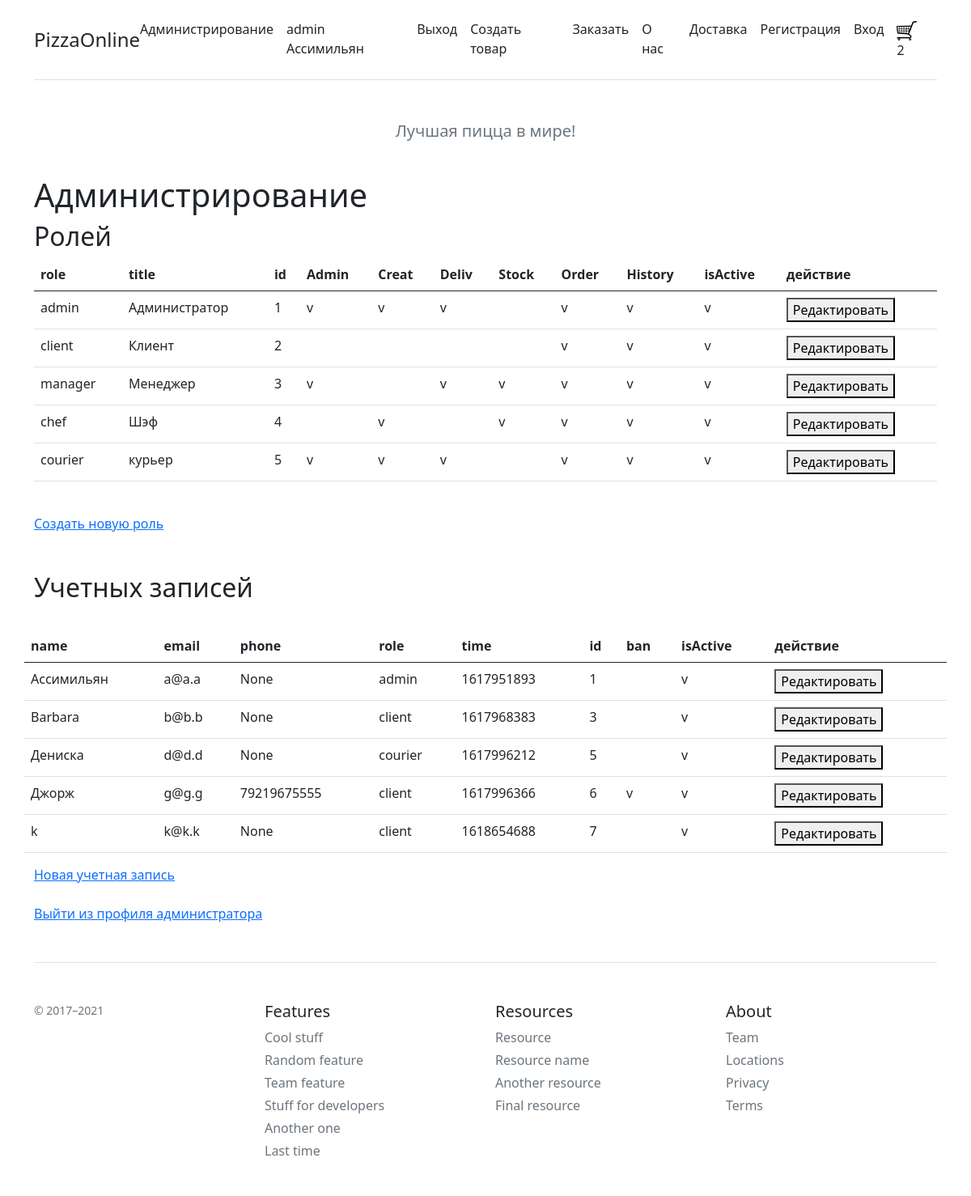
The page /admin (signed in) on the database its author committed.
### app.py (models this page shows, shortened)
class User(UserMixin, db.Model):
    id = db.Column(db.Integer, primary_key=True)
    name = db.Column(db.Text, nullable=False)
    email = db.Column(db.Text, nullable=False)
    phone = db.Column(db.Text)
    password = db.Column(db.Text, nullable=False)
    role = db.Column(db.Text, nullable=False, default='client')
    tm = db.Column(db.Integer, nullable=False)
    ban = db.Column(db.Boolean, nullable=False, default=False)
    isActive = db.Column(db.Boolean, default=True)

class Role(db.Model):
    id = db.Column(db.Integer, primary_key=True)
    role = db.Column(db.Text, default='some_role')
    title = db.Column(db.Text, default='some_title')
    admin = db.Column(db.Boolean, default=False)
    creation = db.Column(db.Boolean, default=False)
    delivery = db.Column(db.Boolean, default=False)
    stock = db.Column(db.Boolean, default=False)
    order = db.Column(db.Boolean, default=False)
    history = db.Column(db.Boolean, default=False)
    isActive = db.Column(db.Boolean, default=True)

### app.py (the view)
@app.route('/admin')
@login_required
def admin():
    users = User.query.all()
    roles = Role.query.all()
    return render_template("admin.html", data=users, roles=roles)

### app.py (called while the page is built)
@app.context_processor
def inject_user():
    return dict(basket_count=basket_count)

@login_manager.user_loader
def load_user(user_id):
        return User.query.get(int(user_id))

### templates/admin.html (shortened to what this page needs)
{% extends 'base.html' %}
{% block body %}
    <h1>Администрирование</h1>
    <h2>Ролей</h2>
    <table class="table">
        <thead>
        <th>role</th> <th>title</th> <th>id</th> <th>Admin</th> <th>Creat</th> <th>Deliv</th> <th>Stock</th> <th>Order</th>  <th>History</th><th>isActive</th><th>действие</th>
        </thead>
        <tbody>
            {% for el in roles%}
                <form action="/admin_role" method="post">
                    <tr><td>{{ el.role }} </td><td>{{ el.title }}</td> <td>{{el.id}}</td> <td>{% if el.admin %}v{% endif %}</td> <td>{% if el.creation%}v{% endif %}</td> <td>{% if el.delivery%}v{% endif %}</td> <td>{% if el.stock%}v{% endif %}</td> <td>{% if el.order%}v{% endif %}</td> <td>{% if el.history%}v{% endif %}</td><td>{% if el.isActive%}v{% endif %}</td> <td><input type="text" name="id" id="id" value="{{el.id}}" size="5" hidden="hidden" ><button type="submit">Редактировать</button>
            {% endfor %}
        </tbody>
    </table><br>
    <a href="/new_role">Создать новую роль</a><br><br><br>
    <h2>Учетных записей</h2>
    <div class="row row-cols-1 row-cols-md-1 mb-1 text-left">
        <br>
        <table class="table">
            <thead>
            <th>name</th> <th>email</th><th>phone</th> <th>role</th><th>time</th><th> id </th> <th>ban</th><th>isActive</th><th>действие</th>
            </thead>
            <tbody>
                {% for el in data %}
                    <div>
                        <samp>
                            <form action="/admin_user" method="post">
                                <td>{{el.name}} </td><td>{{el.email}}</td><td>{{el.phone}}</td><td>{{el.role}} </td> <td>{{el.tm}}</td> <td>{{el.id}}</td> <td>{% if el.ban%}v{% endif %}</td>  <td>{% if el.isActive%}v{% endif %}</td><td> <input type="text" name="id" id="id" value="{{el.id}}" size="5" hidden="hidden" ><button type="submit">Редактировать</button><tr>
                            </form>
                        </samp>
                    </div>
                {% endfor %}
            </tbody>
        </table>
        <br>
        <br>
        <a href="/register">Новая учетная запись</a><br><br>
        <a href="/logout">Выйти из профиля администратора</a>
    </div>
{% endblock %}

### templates/base.html (shortened to what this page needs)
<!DOCTYPE html>
<html lang="ru">
    <head>
                <link rel="stylesheet" href="{{ url_for('static', filename='css/main.css') }}">
        <link rel="stylesheet" href="{{ url_for('static', filename='css/main.css') }}">
        <link rel="stylesheet" href="https://cdn.jsdelivr.net/npm/bootstrap@5.0.0-beta1/dist/css/bootstrap.min.css"
>
    </head>
    <body>
        <div class="container py-3">
            <header class="d-flex flex-column flex-md-row align-items-center pb-3 mb-4 border-bottom">
                <a href="/" class="d-flex align-items-center text-dark text-decoration-none">
                      <span class="fs-4">PizzaOnline</span>
                </a>
                <nav class="d-inline-flex mt-2 mt-md-0 ms-md-auto">
                      {% if current_user.is_authenticated %}
                          {% if current_user.role == 'admin' %}
                              <a class="me-3 py-2 text-dark text-decoration-none" href="/admin">Администрирование</a>
                          {% endif %}
                          <a class="me-3 py-2 text-dark text-decoration-none" href="/profile">{{current_user.role}} {{current_user.name}}</a>
                          <a class="me-3 py-2 text-dark text-decoration-none" href="/logout">Выход</a>
                          <a class="me-3 py-2 text-dark text-decoration-none" href="/create">Создать товар</a>
                      {% endif %}
                      <a class="me-3 py-2 text-dark text-decoration-none" href="/">Заказать</a>
                      <a class="me-3 py-2 text-dark text-decoration-none" href="/about">О нас</a>
                      <a class="me-3 py-2 text-dark text-decoration-none" href="/delivery">Доставка</a>
                      <a class="me-3 py-2 text-dark text-decoration-none" href="/register">Регистрация</a>
                      <a class="me-3 py-2 text-dark text-decoration-none" href="/login">Вход</a>
                      <a class="me-3 py-2 text-dark text-decoration-none" href="/basket"><img src="static/img/cart25.png" align='bottom> <font size='5'>{{basket_count}}</font></a>
                </nav>
            </header>
            <div class="pricing-header p-3 pb-md-4 mx-auto text-center">
                  <p class="fs-5 text-muted">Лучшая пицца в мире!</p>
            </div>
            <main>
                  {% block body %}{% endblock%}
            </main>
            <footer class="pt-4 my-md-5 pt-md-5 border-top">
                  <div class="row">
                      <div class="col-12 col-md">
                          <small class="d-block mb-3 text-muted">© 2017–2021</small>
                      </div>
                      <div class="col-6 col-md">
                          <h5>Features</h5>
                          <ul class="list-unstyled text-small">
                              <li class="mb-1"><a class="link-secondary text-decoration-none" href="#">Cool stuff</a></li>
                              <li class="mb-1"><a class="link-secondary text-decoration-none" href="#">Random feature</a></li>
                              <li class="mb-1"><a class="link-secondary text-decoration-none" href="#">Team feature</a></li>
                              <li class="mb-1"><a class="link-secondary text-decoration-none" href="#">Stuff for developers</a></li>
                              <li class="mb-1"><a class="link-secondary text-decoration-none" href="#">Another one</a></li>
                              <li class="mb-1"><a class="link-secondary text-decoration-none" href="#">Last time</a></li>
                          </ul>
                      </div>
                      <div class="col-6 col-md">
                          <h5>Resources</h5>
                          <ul class="list-unstyled text-small">
                              <li class="mb-1"><a class="link-secondary text-decoration-none" href="#">Resource</a></li>
                              <li class="mb-1"><a class="link-secondary text-decoration-none" href="#">Resource name</a></li>
                              <li class="mb-1"><a class="link-secondary text-decoration-none" href="#">Another resource</a></li>
                              <li class="mb-1"><a class="link-secondary text-decoration-none" href="#">Final resource</a></li>
                          </ul>
                      </div>
                      <div class="col-6 col-md">
                          <h5>About</h5>
                          <ul class="list-unstyled text-small">
                              <li class="mb-1"><a class="link-secondary text-decoration-none" href="#">Team</a></li>
                              <li class="mb-1"><a class="link-secondary text-decoration-none" href="#">Locations</a></li>
                              <li class="mb-1"><a class="link-secondary text-decoration-none" href="#">Privacy</a></li>
                              <li class="mb-1"><a class="link-secondary text-decoration-none" href="#">Terms</a></li>
                          </ul>
                      </div>
                  </div>
            </footer>
          </div>
    </body>
</html>

### static/css/main.css (style rules this page uses)
body { background: red; }

### rows shown on the page
User: role "admin", name "Ассимильян", email "a@a.a", phone "None", tm "1617951893", id "1", isActive "v"
Role: role "admin", title "Администратор", id "1", admin "v", creation "v", delivery "v", order "v", history "v", isActive "v"
Role: role "client", title "Клиент", id "2", order "v", history "v", isActive "v"
Role: role "manager", title "Менеджер", id "3", admin "v", delivery "v", stock "v", order "v", history "v", isActive "v"
Role: role "chef", title "Шэф", id "4", creation "v", stock "v", order "v", history "v", isActive "v"
Role: role "courier", title "курьер", id "5", admin "v", creation "v", delivery "v", order "v", history "v", isActive "v"
User: name "Barbara", email "b@b.b", phone "None", role "client", tm "1617968383", id "3", isActive "v"
User: name "Дениска", email "d@d.d", phone "None", role "courier", tm "1617996212", id "5", isActive "v"
User: name "Джорж", email "g@g.g", phone "79219675555", role "client", tm "1617996366", id "6", ban "v", isActive "v"
User: name "k", email "k@k.k", phone "None", role "client", tm "1618654688", id "7", isActive "v"

### other values the page prints
{{ basket_count }} "2"
